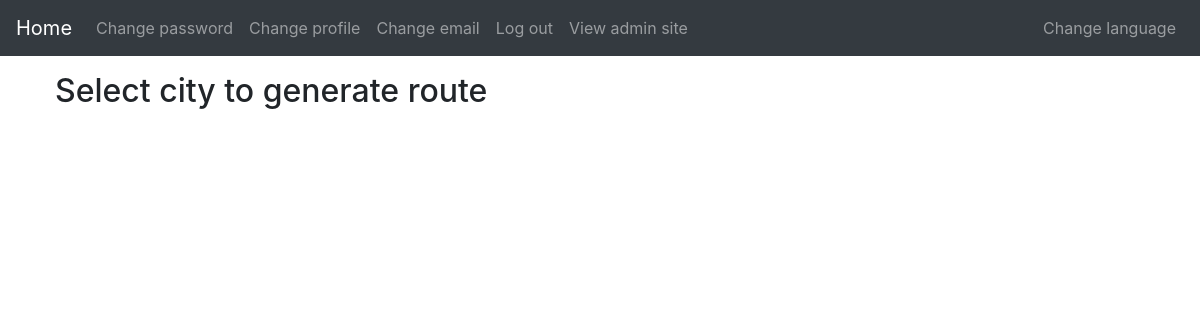
The app's page / (signed in), older data.
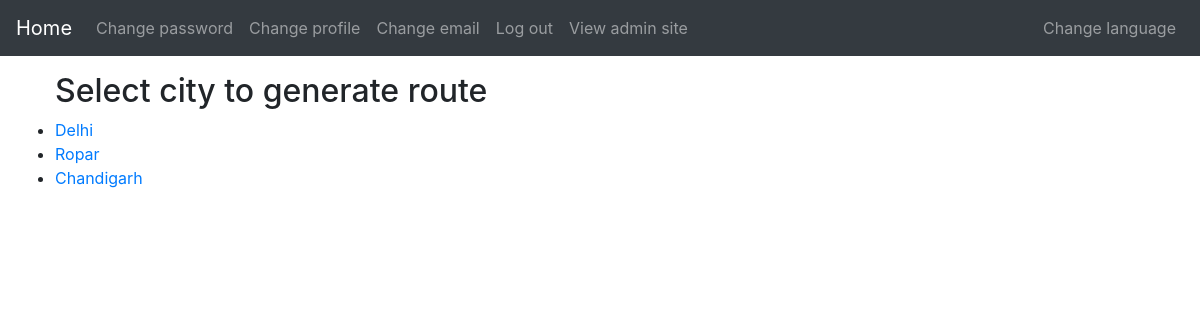
The same page, newer data.
### booking/models.py (models this page shows)
class OperatingCities(models.Model):
    city = models.CharField(max_length=100)
    def __str__(self):
        return str(self.city)

### booking/views.py (the view, shortened to what this page needs)
# urls.py: path('', views.index, name='booking'),
def index(request):
    if not request.user.is_authenticated:
        return redirect(reverse("accounts:log_in"))
    if request.user.is_superuser:
        cityList = OperatingCities.objects.all()
        return render(request, "admin_city_list.html", {"cityList": cityList})

### booking/templates/admin_city_list.html
{% extends 'layouts/default/page.html' %} {% load bootstrap4 %} {% load i18n %}
{% block content %}
<ul>
<h2>
    Select city to generate route
</h2>
{% for city in cityList %}
    <li >
     <a href="status/{{city}}">
        {{city}}
     </a>
    </li>
{% endfor %}
</ul>
{% endblock %}

### content/templates/layouts/default/page.html (shortened to what this page needs)
{% load static %}
{% load bootstrap4 %}
{% load i18n %}
{% get_current_language as language_code %}
<!DOCTYPE html>
<html lang="{{ language_code }}">
<head>
    <link href="{% static 'vendor/bootstrap/css/bootstrap.min.css' %}" rel="stylesheet">
    <link href="{% static 'css/styles.css' %}" rel="stylesheet">
</head>
<body>
<nav class="navbar navbar-expand-md navbar-dark bg-dark static-top">
    <a class="navbar-brand" href="/">{% trans 'Home' %}</a>
    <div class="collapse navbar-collapse" id="navbarsExampleDefault">
        <ul class="navbar-nav mr-auto">
            {% if request.user.is_authenticated %}
                <li class="nav-item">
                    <a class="nav-link" href="{% url 'accounts:change_password' %}">{% trans 'Change password' %}</a>
                </li>
                <li class="nav-item">
                    <a class="nav-link" href="{% url 'accounts:change_profile' %}">{% trans 'Change profile' %}</a>
                </li>
                <li class="nav-item">
                    <a class="nav-link" href="{% url 'accounts:change_email' %}">{% trans 'Change email' %}</a>
                </li>
                <li class="nav-item">
                    <a class="nav-link" href="{% url 'accounts:log_out' %}">{% trans 'Log out' %}</a>
                </li>
                <li class="nav-item">
                    <a class="nav-link" href="/admin">{% trans 'View admin site' %}</a>
                </li>
            {% endif %}
        </ul>
        <ul class="navbar-nav">
            <li class="nav-item">
                <a class="nav-link" href="{% url 'change_language' %}">{% trans 'Change language' %}</a>
            </li>
        </ul>
    </div>
</nav>
<div class="container-fluid mt-3">
    {% block content %}{% endblock %}
</div>
</body>
</html>

Row changes from the older to the newer data that the page shows:
added OperatingCities: city "Delhi"
added OperatingCities: city "Ropar"
added OperatingCities: city "Chandigarh"
